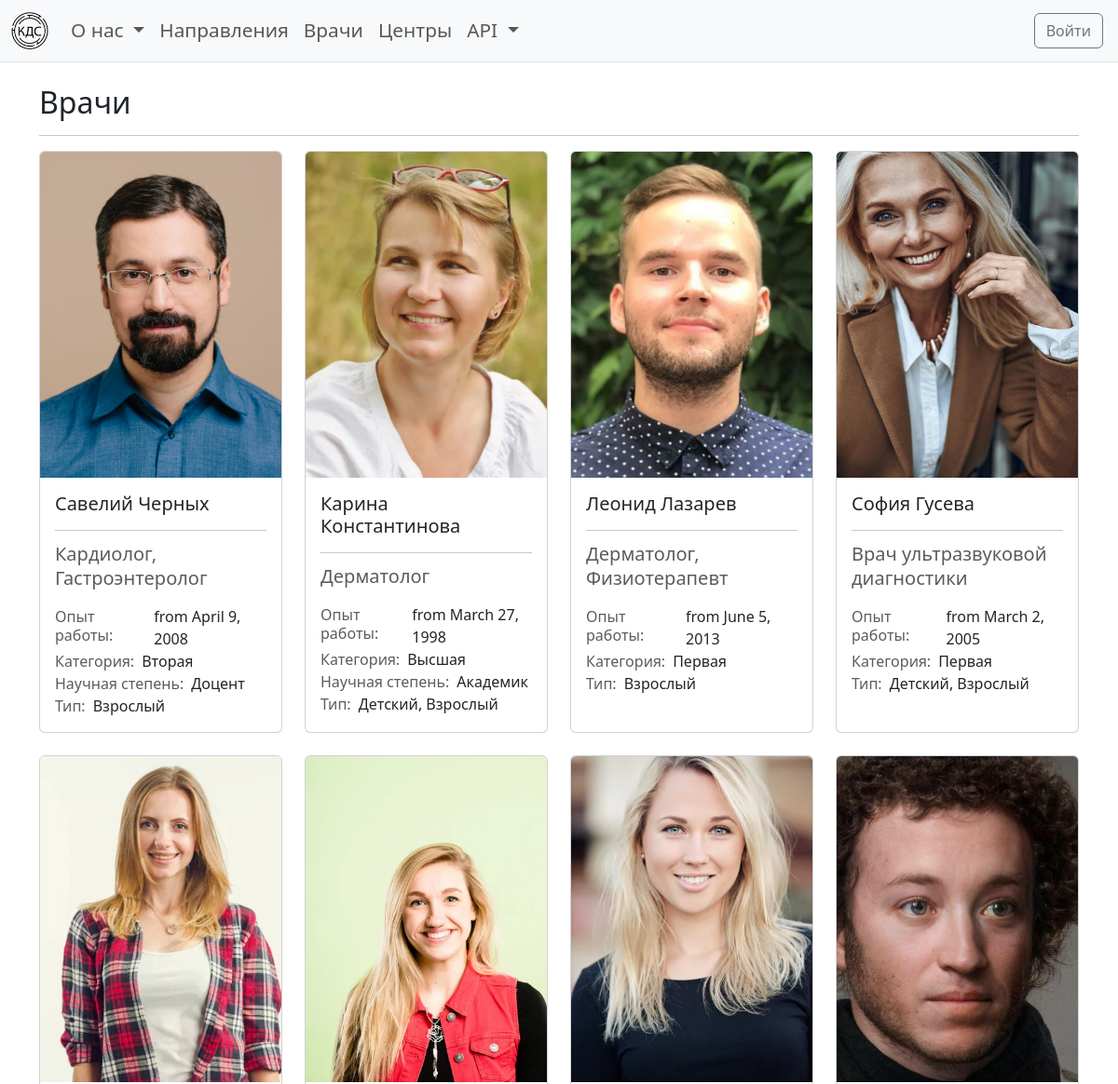
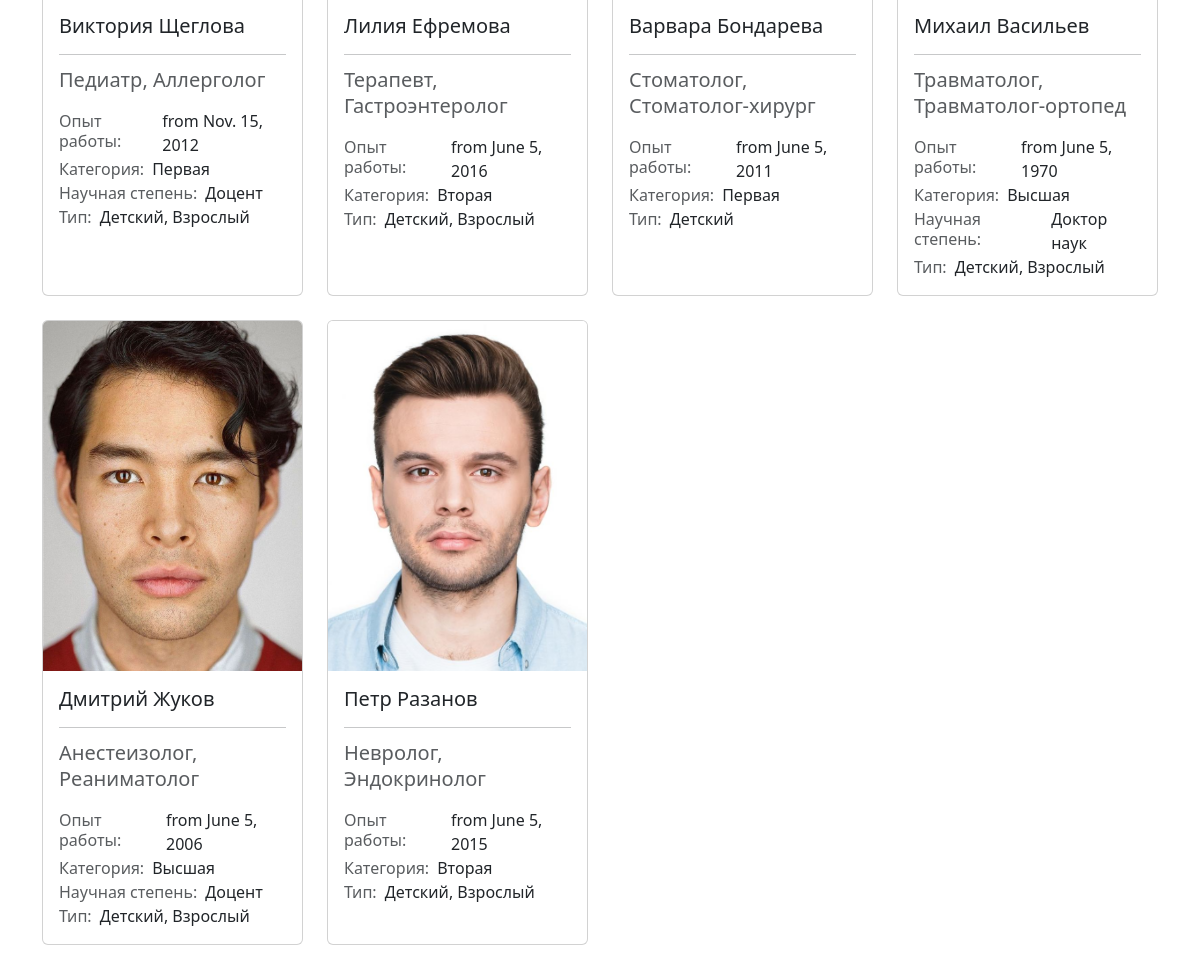
Screenshot of /doctors/doctors_list/ with the database file from the repository (2 pictures, top to bottom).
### doctors/models.py (models this page shows, shortened)
class Profile(models.Model):
    user = models.OneToOneField(User, on_delete=models.CASCADE)
    specializations = models.ManyToManyField(Specialization)
    experience = models.DateField(null=True, blank=True)
    category = models.ForeignKey(Category, on_delete=models.SET_NULL, null=True, blank=True)
    academic_degree = models.ForeignKey(AcademicDegree, on_delete=models.SET_NULL, null=True, blank=True)
    types = models.ManyToManyField(Type)
    photo = models.ImageField(upload_to='images/doctors/profile_photos', null=True, blank=True)

class Specialization(models.Model):
    name = models.CharField(max_length=100)
    service_category = models.ForeignKey(ServiceCategory, on_delete=models.SET_NULL, null=True, blank=True)
    def __str__(self):
        return self.name

class Category(models.Model):
    name = models.CharField(max_length=100)
    class Meta:
        verbose_name_plural = 'categories'

class AcademicDegree(models.Model):
    name = models.CharField(max_length=100)

class Type(models.Model):
    name = models.CharField(max_length=100)
    def __str__(self):
        return self.name

### doctors/views.py (the view)
# urls.py: path('doctors_list/', doctors, name='doctors_list'),
def doctors(request):
    return render(request, 'doctors/doctors_list.html')

### doctors/templatetags/doctors_tag.py (called while the page is built)
@register.inclusion_tag('doctors/doctors_tag.html')
def get_doctors(service_category_slug=None):
    if service_category_slug:
        profiles = Profile.objects.filter(specializations__service_category__slug=service_category_slug).distinct()
    else:
        profiles = Profile.objects.all()
    return {'profiles': profiles}

### doctors/templates/doctors/doctors_list.html (shortened to what this page needs)
{% extends 'base.html' %}
{% load doctors_tag %}
{% block content %}
    <h2>Врачи</h2>
    <hr/>
    {% get_doctors %}
{% endblock %}

### doctors/templates/doctors/doctors_tag.html
{% load static %}
<link rel="stylesheet" href="{% static 'doctors/css/styles.css' %}">
<div class="row">
    {% for profile in profiles %}
    <div class="col-md-3 mb-4">
        <div class="card h-100">
            <div class="card-img-top-container">
                {% if profile.photo %}
                <img src="{{ profile.photo.url }}" alt="Profile Photo" class="card-img-top">
                {% else %}
                <img src="https://via.placeholder.com/500x500?text=No+Image" alt="No Image">
                {% endif %}
            </div>
            <div class="card-body">
                <h5 class="card-title">{{ profile.user.get_full_name }}</h5>
                <hr/>
                {% if profile.specializations.all %}
                <h5 class="card-subtitle mb-3 text-muted" style="line-height: 1.3;">
                    {{ profile.specializations.all|join:", " }}</h5>
                {% endif %}
                {% if profile.experience %}
                <div class="d-flex align-items-center align-items-baseline">
                    <h6 class="card-subtitle text-muted me-2">Опыт работы:</h6>
                    <span class="card-text">from {{ profile.experience }}</span>
                </div>
                {% endif %}
                {% if profile.category %}
                <div class="d-flex align-items-center align-items-baseline">
                    <h6 class="card-subtitle text-muted me-2">Категория:</h6>
                    <span class="card-text">{{ profile.category.name }}</span>
                </div>
                {% endif %}
                {% if profile.academic_degree %}
                <div class="d-flex align-items-center align-items-baseline">
                    <h6 class="card-subtitle text-muted me-2">Научная степень:</h6>
                    <span class="card-text">{{ profile.academic_degree.name }}</span>
                </div>
                {% endif %}
                {% if profile.types.all %}
                <div class="d-flex align-items-center align-items-baseline">
                    <h6 class="card-subtitle text-muted me-2">Тип:</h6>
                    <span class="card-text">{{ profile.types.all|join:", " }}</span>
                </div>
                {% endif %}
            </div>
        </div>
    </div>
    {% endfor %}
</div>

### doctors/static/doctors/css/styles.css (style rules this page uses)
.card-img-top-container { height: 350px; overflow: hidden; }
.card-img-top-container img { object-fit: cover; width: 100%; height: 100%; }

### rows the page displays
Profile: photo (picture), user.get_full_name "Савелий Черных", specializations.all "Кардиолог, Гастроэнтеролог", experience "April 9, 2008", category.name "Вторая", academic_degree.name "Доцент", types.all "Взрослый"
Profile: photo (picture), user.get_full_name "Карина Константинова", specializations.all "Дерматолог", experience "March 27, 1998", category.name "Высшая", academic_degree.name "Академик", types.all "Детский, Взрослый"
Profile: photo (picture), user.get_full_name "Леонид Лазарев", specializations.all "Дерматолог, Физиотерапевт", experience "June 5, 2013", category.name "Первая", types.all "Взрослый"
Profile: photo (picture), user.get_full_name "София Гусева", specializations.all "Врач ультразвуковой диагностики", experience "March 2, 2005", category.name "Первая", types.all "Детский, Взрослый"
Profile: photo (picture), user.get_full_name "Виктория Щеглова", specializations.all "Педиатр, Аллерголог", experience "Nov. 15, 2012", category.name "Первая", academic_degree.name "Доцент", types.all "Детский, Взрослый"
Profile: photo (picture), user.get_full_name "Лилия Ефремова", specializations.all "Терапевт, Гастроэнтеролог", experience "June 5, 2016", category.name "Вторая", types.all "Детский, Взрослый"
Profile: photo (picture), user.get_full_name "Варвара Бондарева", specializations.all "Стоматолог, Стоматолог-хирург", experience "June 5, 2011", category.name "Первая", types.all "Детский"
Profile: photo (picture), user.get_full_name "Михаил Васильев", specializations.all "Травматолог, Травматолог-ортопед", experience "June 5, 1970", category.name "Высшая", academic_degree.name "Доктор наук", types.all "Детский, Взрослый"
Profile: photo (picture), user.get_full_name "Дмитрий Жуков", specializations.all "Анестеизолог, Реаниматолог", experience "June 5, 2006", category.name "Высшая", academic_degree.name "Доцент", types.all "Детский, Взрослый"
Profile: photo (picture), user.get_full_name "Петр Разанов", specializations.all "Невролог, Эндокринолог", experience "June 5, 2015", category.name "Вторая", types.all "Детский, Взрослый"
